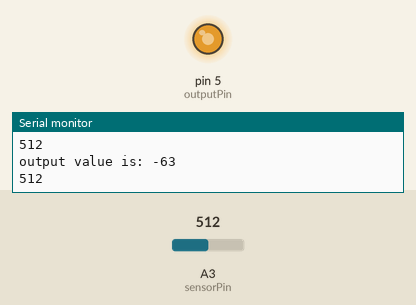
Bench run of a sketch on a simulated Arduino Uno, built with avr-gcc and run on an emulated ATmega328P. On the bench: output pins drawn as LEDs (lit = HIGH), the last lines printed to the serial monitor. The inputs (shaded band) are chosen by the test bench; at power-on: A3 (sensorPin) = 512.

Above: at 1.3 s.
1.4 s: A3 (sensorPin) set to 716
At 3.1 s:
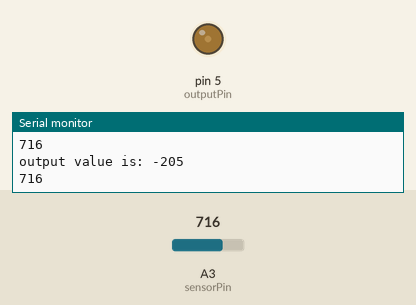
3.5 s: A3 (sensorPin) set to 900
At 4.7 s:
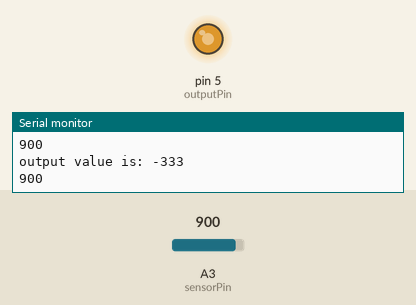
5.5 s: A3 (sensorPin) set to 1023
At 6.3 s:
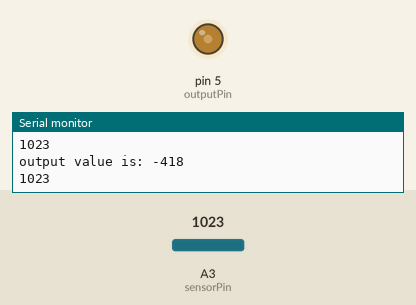
7.5 s: A3 (sensorPin) set to 511
At 9.1 s:
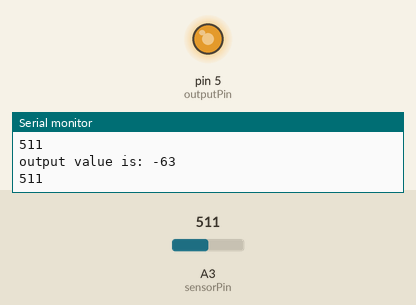
Timing chart, 0 to 10.5 s (numbered marks = the images above; inputs shaded):
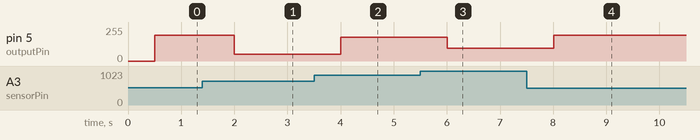

Measured:
- after the input at 1.4 s, pin 5 (outputPin): 193/255 → 51/255 after 0.60 s
- after the input at 3.5 s, pin 5 (outputPin): 51/255 → 179/255 after 0.51 s
- after the input at 5.5 s, pin 5 (outputPin): 179/255 → 94/255 after 0.51 s
- after the input at 7.5 s, pin 5 (outputPin): 94/255 → 193/255 after 0.51 s

The sketch:

transistor_sensorMappedToMotor_LED.ino
```cpp
int sensorReading;
int sensorPin = A3;
int outputPin = 5;


void setup() {
  Serial.begin(9600);


}


void loop() {
  sensorReading = analogRead(sensorPin); // 0-1023
  Serial.println(sensorReading);
  delay(500);
  int sensorReadingConverted = map(sensorReading, 53, 420, 255, 0);
  Serial.print("output value is: "); Serial.println(sensorReadingConverted);
  analogWrite(outputPin, sensorReadingConverted);

}
```
